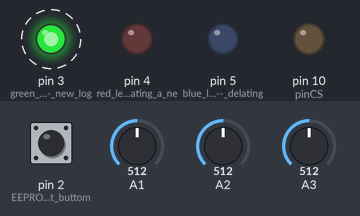
Simulated run of this sketch. Board: Arduino Uno, built with avr-gcc and run on an emulated ATmega328P. Parts: output pins drawn as LEDs (lit = HIGH). Dashed ring = blinking. Inputs (shaded band) come from the test bench; at power-on: pin 2 (EEPROM_reset_buttom) HIGH, A1 = 512, A2 = 512, A3 = 512. The local clock reads 2024-03-15 10:24:30 at power-on unless the sketch sets it; storage starts empty; EEPROM starts erased; what the sketch prints to the serial monitor is not drawn.

Above: at 1.28 s.
1.3 s: pin 2 (EEPROM_reset_buttom) pulled LOW for 0.3 s
At 1.9 s:
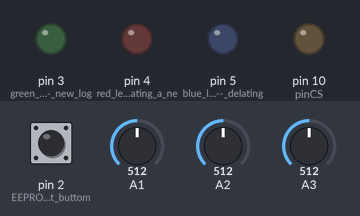
At 30.08 s:
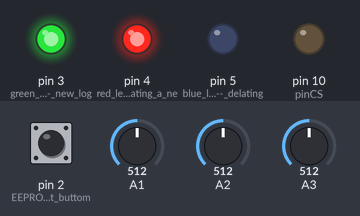
Timing chart, 0 to 31.5 s (numbered marks = the images above; inputs shaded):
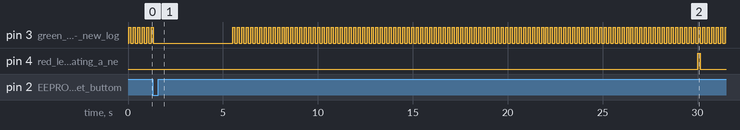

Measured:
- by itself, pin 3 (green_led_-_new_log): repeats every 0.24 s: HIGH 0.11 s, LOW 0.13 s

The sketch:

DATA_LOGGER.ino
```cpp
#include <SD.h>
#include <SPI.h>
#include <DS3231.h>
#include <EEPROM.h>

#define delay_time 200
File myFile;
DS3231 rtc(SDA, SCL);

#define pinCS 10
int val = 0;
int val_adress = 0;
int del_adress = 1;
int n_times = 0;
unsigned long timing = 30*1000;
unsigned long delating_time = 30*1000;
unsigned long last_time = 0;
unsigned long last_2_time = 0;

String fileString = "";
String delString = "";

void setup() {
  Serial.begin(9600);

  pinMode(pinCS, OUTPUT);
  pinMode(A1, INPUT);
  pinMode(A2, INPUT);
  pinMode(A3, INPUT);
  pinMode(3, OUTPUT);         //green led - new log
  pinMode(4, OUTPUT);         //red led --- creating a new file
  pinMode(5, OUTPUT);         //blue led --- delating
  pinMode(2, INPUT_PULLUP);   //EEPROM reset buttom

    //EEPROM starting
  int vall = EEPROM.read(val_adress);
  //int n_times = EEPROM.read(del_adress);
    // SD Card Initialization
  if (SD.begin(pinCS)){
    Serial.println("SD card is ready to use.");
  }else{
    Serial.println("SD card initialization failed");
    return;
  }
  rtc.begin();

  //First opening
    fileString = "";
    fileString += vall;
    fileString += ".txt";
}
void loop() {
  if(SD.begin(pinCS)){
    if( digitalRead(2) != 1){
        for (int i = 0 ; i < EEPROM.length() ; i++) {
          EEPROM.write(i, 0);
        }
        for (int j = 0 ; j <= 255 ; j++) {
          int vall = EEPROM.read(val_adress);
          fileString = "";
          fileString += j;
          fileString += ".txt";
          SD.remove( fileString );
        }
        val = 0;
        n_times = 0;
      }
    int vall = EEPROM.read(val_adress);
    fileString = "";
    fileString += vall;
    fileString += ".txt";

    //Create a new file
    if( millis()-last_time > timing){
        last_time = millis();
          int vall = EEPROM.read(val_adress);
          vall++;
          EEPROM.update(val_adress, vall);
        fileString = "";
        fileString += vall;
        fileString += ".txt";
        digitalWrite(4, HIGH);
      }
    //Delate an old file
    if( millis() - last_2_time > delating_time){
        last_2_time = millis();
        int vall = EEPROM.read(val_adress);
        int n_times = EEPROM.read(del_adress);
         if( vall-5 > n_times){
            n_times++;
              delString = "";
              delString += n_times;
              delString += ".TXT";
            SD.remove( delString );
            EEPROM.update(del_adress, n_times);
            digitalWrite(5, HIGH);
          }
      }
    //LOGING
    myFile = SD.open( fileString, FILE_WRITE);
    if (myFile) {
      myFile.print(rtc.getDateStr());
      myFile.print(" ");
      myFile.print(rtc.getTimeStr()); //int(rtc.getTemp());
      myFile.print(",");
      myFile.print(analogRead(1));
      myFile.print(",");
      myFile.print(analogRead(2));
      myFile.print(",");
      myFile.println(analogRead(3));
      digitalWrite(3, HIGH);
      myFile.close();
    }

    delay( delay_time/2 );
    digitalWrite(3, LOW);
    digitalWrite(4, LOW);
    digitalWrite(5, LOW);
    delay( delay_time/2 );
  }else{
      Serial.println("SD card initialization failed");
      digitalWrite(3, LOW);
      digitalWrite(4, LOW);
      digitalWrite(5, LOW);
    }
}
```
